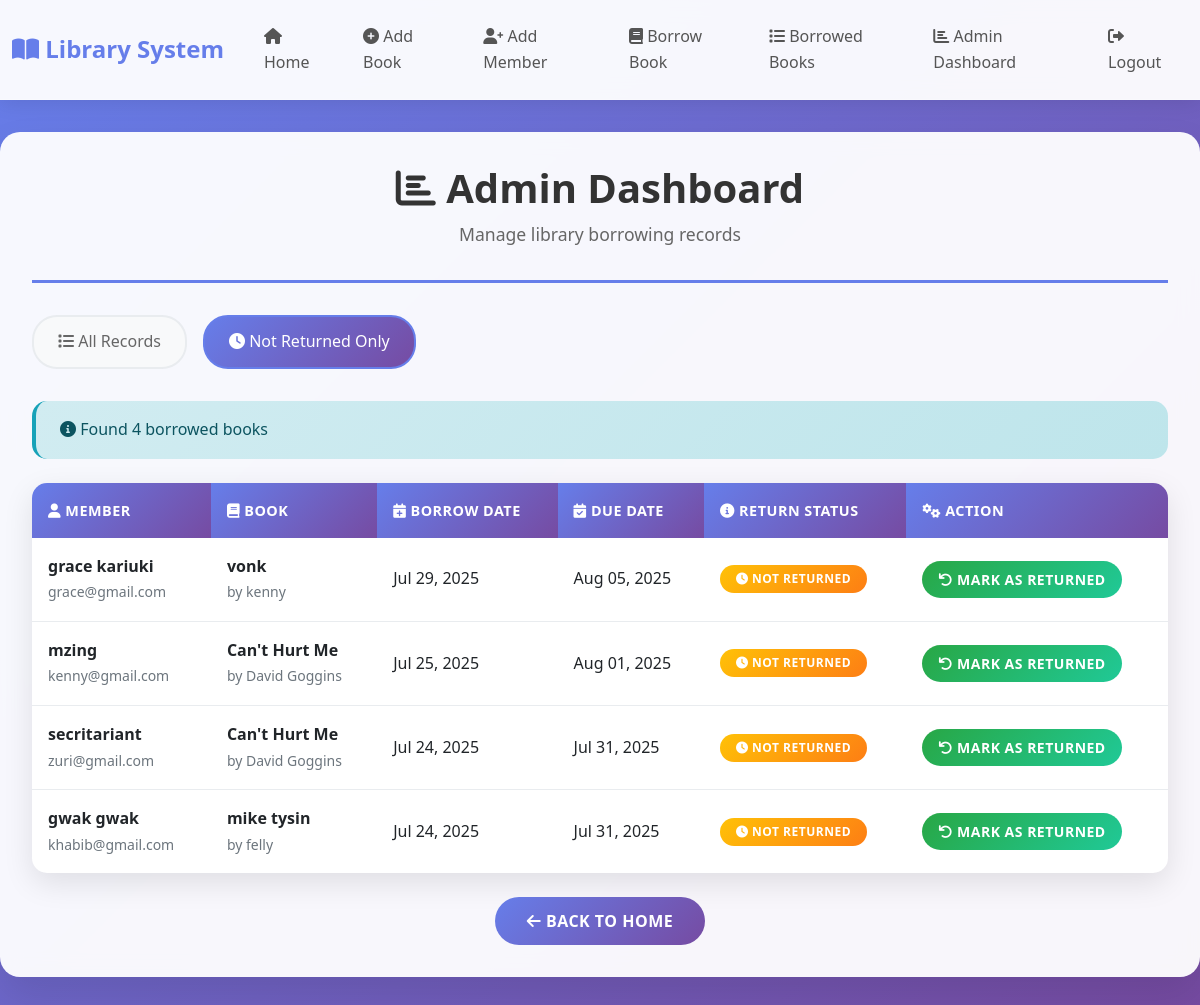
The page /admin-dashboard/?filter=not_returned (signed in) on the database its author committed.
### library_app/models.py (models this page shows, shortened)
class BorrowedBook(models.Model):
    member=models.ForeignKey(Member,on_delete=models.CASCADE)
    user=models.OneToOneField(User,on_delete=models.CASCADE,null=True, blank=True)
    book=models.ForeignKey(Book,on_delete=models.CASCADE)
    borrowdate=models.DateField(auto_now_add=True)
    returndate=models.DateField(null=True, blank=True)
    is_returned=models.BooleanField(default=False)
    due_date = models.DateTimeField(default=default_due_date, null=False)

class Member(models.Model):
    user = models.OneToOneField(User, on_delete=models.CASCADE, null=True, blank=True)
    fullname=models.CharField(max_length=255)
    email=models.EmailField()
    phonenumber=models.CharField(max_length=13,validators=[RegexValidator(r'^\+?\d{10,13}$',message='Enter a valid phone number(10-13digits)')],)
    registration_date=models.DateField(auto_now_add=True)

class Book(models.Model):
    title=models.CharField(max_length=255)
    author=models.CharField(max_length=255)
    total_copies=models.PositiveIntegerField(validators=[minvalidator(0)], default=0)
    available_copies=models.PositiveIntegerField(validators=[minvalidator(0)], default=0)
    date_added=models.DateField(auto_now_add=True)

### library_app/views.py (the view)
# urls.py: path('admin-dashboard/', views.admin_dashboard, name='admin_dashboard'),
@staff_member_required
def admin_dashboard(request):
    filter_type = request.GET.get('filter')
    if filter_type == 'not_returned':
        borrowed_books = BorrowedBook.objects.select_related('member', 'book').filter(is_returned=False).order_by('-borrowdate')
    else:
        borrowed_books = BorrowedBook.objects.select_related('member', 'book').order_by('-borrowdate')
    print(f"Admin dashboard - Total books: {borrowed_books.count()}")
    print(f"Admin dashboard - Not returned: {BorrowedBook.objects.filter(is_returned=False).count()}")
    for book in borrowed_books:
        print(f"Admin - Book: {book.book.title}, Member: {book.member.fullname}, Is returned: {book.is_returned}")
    if not borrowed_books:
        messages.info(request, "No borrowed books found.")
    return render(request, 'admin_dashboard.html', {'borrowed_books': borrowed_books, 'now': timezone.now(), 'filter_type': filter_type})

### library_app/templates/admin_dashboard.html (shortened to what this page needs)
{% extends 'base.html' %}
{% block content %}
<div class="page-header">
    <h1><i class="fas fa-chart-bar"></i> Admin Dashboard</h1>
    <p class="subtitle">Manage library borrowing records</p>
</div>
<div class="filter-buttons">
    <a href="{% url 'admin_dashboard' %}" class="filter-btn {% if not filter_type %}active{% endif %}">
        <i class="fas fa-list"></i> All Records
    </a>
    <a href="{% url 'admin_dashboard' %}?filter=not_returned" class="filter-btn {% if filter_type == 'not_returned' %}active{% endif %}">
        <i class="fas fa-clock"></i> Not Returned Only
    </a>
</div>
{% if borrowed_books %}
    <div class="alert alert-info">
        <i class="fas fa-info-circle"></i> Found {{ borrowed_books|length }} borrowed books
    </div>
    <div class="table-container">
        <table class="table">
            <thead>
                <tr>
                    <th><i class="fas fa-user"></i> Member</th>
                    <th><i class="fas fa-book"></i> Book</th>
                    <th><i class="fas fa-calendar-plus"></i> Borrow Date</th>
                    <th><i class="fas fa-calendar-check"></i> Due Date</th>
                    <th><i class="fas fa-info-circle"></i> Return Status</th>
                    <th><i class="fas fa-cogs"></i> Action</th>
                </tr>
            </thead>
            <tbody>
                {% for record in borrowed_books %}
                    <tr>
                        <td>
                            <strong>{{ record.member.fullname }}</strong>
                            <br><small class="text-muted">{{ record.member.email }}</small>
                        </td>
                        <td>
                            <strong>{{ record.book.title }}</strong>
                            <br><small class="text-muted">by {{ record.book.author }}</small>
                        </td>
                        <td>{{ record.borrowdate|date:"M d, Y" }}</td>
                        <td>{{ record.due_date|date:"M d, Y" }}</td>
                        <td>
                            {% if record.is_returned %}
                                <span class="badge bg-success">
                                    <i class="fas fa-check"></i> Returned
                                </span>
                                <br><small class="text-muted">{{ record.returndate|date:"M d, Y" }}</small>
                            {% else %}
                                <span class="badge bg-warning">
                                    <i class="fas fa-clock"></i> Not Returned
                                </span>
                            {% endif %}
                        </td>
                        <td>
                            {% if not record.is_returned %}
                                <form method="post" action="{% url 'mark_as_returned' record.id %}" style="display: inline;">
                                    <button type="submit" class="btn btn-success btn-sm" onclick="return confirm('Are you sure you want to mark this book as returned?')">
                                        <i class="fas fa-undo"></i> Mark as Returned
                                    </button>
                                </form>
                            {% else %}
                                <span class="text-muted">
                                    <i class="fas fa-check-circle"></i> Already returned
                                </span>
                            {% endif %}
                        </td>
                    </tr>
                {% endfor %}
            </tbody>
        </table>
    </div>
{% else %}
    <div class="alert alert-info">
        <i class="fas fa-info-circle"></i> No borrowed books found.
    </div>
{% endif %}
<div class="text-center mt-4">
    <a href="{% url 'home' %}" class="btn btn-primary">
        <i class="fas fa-arrow-left"></i> Back to Home
    </a>
</div>
{% endblock %}

### library_app/static/css/style.css (style rules this page uses)
* { margin: 0; padding: 0; box-sizing: border-box; }
body { font-family: 'Segoe UI', Tahoma, Geneva, Verdana, sans-serif; background: linear-gradient(135deg, #667eea 0%, #764ba2 100%); min-height: 100vh; color: #333; line-height: 1.6; }
.page-header { text-align: center; margin-bottom: 2rem; padding-bottom: 1rem; border-bottom: 3px solid #667eea; }
.page-header h1, .page-header h2 { color: #333; font-weight: 700; margin-bottom: 0.5rem; }
.page-header .subtitle { color: #666; font-size: 1.1rem; }
.btn { border-radius: 25px; padding: 0.75rem 2rem; font-weight: 600; text-transform: uppercase; letter-spacing: 0.5px; transition: all 0.3s ease; border: none; cursor: pointer; text-decoration: none; display: inline-block; text-align: center; }
.btn-primary { background: linear-gradient(135deg, #667eea, #764ba2); color: white; }
.btn-success { background: linear-gradient(135deg, #28a745, #20c997); color: white; }
.btn-sm { padding: 0.5rem 1rem; font-size: 0.875rem; }
.table-container { background: white; border-radius: 15px; overflow: hidden; box-shadow: 0 10px 30px rgba(0, 0, 0, 0.1); }
.table { margin-bottom: 0; border-collapse: separate; border-spacing: 0; }
.table thead th { background: linear-gradient(135deg, #667eea, #764ba2); color: white; border: none; padding: 1rem; font-weight: 600; text-transform: uppercase; letter-spacing: 0.5px; font-size: 0.9rem; }
.table tbody tr { transition: all 0.3s ease; }
.table tbody td { padding: 1rem; border-bottom: 1px solid #e9ecef; vertical-align: middle; }
.table tbody tr:last-child td { border-bottom: none; }
.badge { padding: 0.5rem 1rem; border-radius: 20px; font-weight: 600; text-transform: uppercase; letter-spacing: 0.5px; font-size: 0.75rem; }
.badge.bg-warning { background: linear-gradient(135deg, #ffc107, #fd7e14) !important; color: white !important; }
.alert { border: none; border-radius: 15px; padding: 1rem 1.5rem; margin-bottom: 1.5rem; font-weight: 500; }
.alert-info { background: linear-gradient(135deg, #d1ecf1, #bee5eb); color: #0c5460; border-left: 4px solid #17a2b8; }
.filter-buttons { display: flex; gap: 1rem; margin-bottom: 2rem; flex-wrap: wrap; }
.filter-btn { background: #f8f9fa; border: 2px solid #e9ecef; color: #666; padding: 0.75rem 1.5rem; border-radius: 25px; text-decoration: none; font-weight: 500; transition: all 0.3s ease; }
.filter-btn.active { background: linear-gradient(135deg, #667eea, #764ba2); color: white; border-color: #667eea; }

### rows shown on the page
BorrowedBook: member.fullname "grace kariuki", member.email "grace@gmail.com", book "vonk", book.author "kenny", borrowdate "Jul 29, 2025", due_date "Aug 05, 2025", is_returned False (drawn)
BorrowedBook: member.fullname "mzing", member.email "kenny@gmail.com", book "Can't Hurt Me", book.author "David Goggins", borrowdate "Jul 25, 2025", due_date "Aug 01, 2025", is_returned False (drawn)
BorrowedBook: member.fullname "secritariant", member.email "zuri@gmail.com", book "Can't Hurt Me", book.author "David Goggins", borrowdate "Jul 24, 2025", due_date "Jul 31, 2025", is_returned False (drawn)
BorrowedBook: member.fullname "gwak gwak", member.email "khabib@gmail.com", book "mike tysin", book.author "felly", borrowdate "Jul 24, 2025", due_date "Jul 31, 2025", is_returned False (drawn)

### other values the page prints
{{ borrowed_books|length }} "4"
